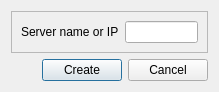
<?xml version="1.0" encoding="UTF-8"?>
<ui version="4.0">
 <class>DialogHostname</class>
 <widget class="QDialog" name="DialogHostname">
  <property name="geometry">
   <rect>
    <x>0</x>
    <y>0</y>
    <width>219</width>
    <height>71</height>
   </rect>
  </property>
  <property name="windowTitle">
   <string>Server</string>
  </property>
  <layout class="QGridLayout" name="gridLayout">
   <item row="0" column="0" colspan="3">
    <widget class="QFrame" name="frame">
     <property name="frameShape">
      <enum>QFrame::StyledPanel</enum>
     </property>
     <property name="frameShadow">
      <enum>QFrame::Raised</enum>
     </property>
     <layout class="QHBoxLayout" name="horizontalLayout">
      <item>
       <widget class="QLabel" name="label">
        <property name="text">
         <string>Server name or IP</string>
        </property>
        <property name="buddy">
         <cstring>lineEdit</cstring>
        </property>
       </widget>
      </item>
      <item>
       <widget class="QLineEdit" name="lineEdit"/>
      </item>
     </layout>
    </widget>
   </item>
   <item row="1" column="0">
    <spacer name="horizontalSpacer">
     <property name="orientation">
      <enum>Qt::Horizontal</enum>
     </property>
     <property name="sizeHint" stdset="0">
      <size>
       <width>72</width>
       <height>20</height>
      </size>
     </property>
    </spacer>
   </item>
   <item row="1" column="1">
    <widget class="QPushButton" name="pushButtonCreate">
     <property name="text">
      <string>Create</string>
     </property>
    </widget>
   </item>
   <item row="1" column="2">
    <widget class="QPushButton" name="pushButtonCancel">
     <property name="text">
      <string>Cancel</string>
     </property>
    </widget>
   </item>
  </layout>
 </widget>
 <tabstops>
  <tabstop>lineEdit</tabstop>
  <tabstop>pushButtonCancel</tabstop>
  <tabstop>pushButtonCreate</tabstop>
 </tabstops>
 <resources/>
 <connections>
  <connection>
   <sender>pushButtonCreate</sender>
   <signal>clicked()</signal>
   <receiver>DialogHostname</receiver>
   <slot>accept()</slot>
   <hints>
    <hint type="sourcelabel">
     <x>113</x>
     <y>53</y>
    </hint>
    <hint type="destinationlabel">
     <x>48</x>
     <y>52</y>
    </hint>
   </hints>
  </connection>
  <connection>
   <sender>pushButtonCancel</sender>
   <signal>clicked()</signal>
   <receiver>DialogHostname</receiver>
   <slot>reject()</slot>
   <hints>
    <hint type="sourcelabel">
     <x>176</x>
     <y>54</y>
    </hint>
    <hint type="destinationlabel">
     <x>65</x>
     <y>62</y>
    </hint>
   </hints>
  </connection>
 </connections>
</ui>
